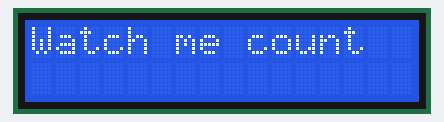
Recording of a sketch running on a simulated Arduino Uno, built with avr-gcc and run on an emulated ATmega328P. On the bench: 16×2 character LCD.

Above: at 0.1 s.
At 1.1 s:
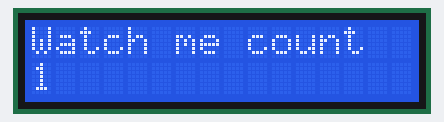
At 1.6 s:
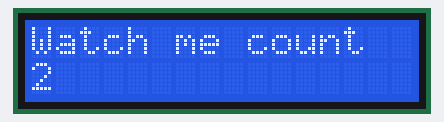
At 2.6 s:
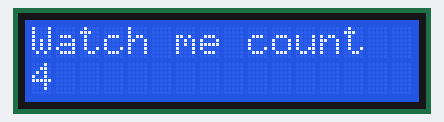
At 4.1 s:
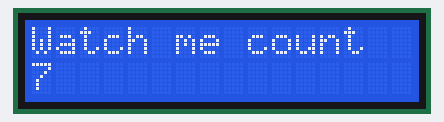
At 5.6 s:
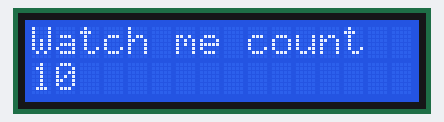

The sketch:

022LCD.ino
```cpp
#include <LiquidCrystal.h>

int rs = 7;
int en = 8;
int d4 = 9;
int d5 = 10;
int d6 = 11;
int d7 = 12;

LiquidCrystal lcd(rs,en,d4,d5,d6,d7);

void setup()
{
  lcd.begin(16,2);

}

void loop()
{
  lcd.setCursor(0,0);
  lcd.print("Watch me count");
  delay(1000);
  for(int j=1;j<=10;j++){
  	lcd.setCursor(0,1);
  	lcd.print(j);
  	delay(500);
  }
  lcd.clear();
}
```

Measured:
- by itself, everything shown: repeats every 6.0 s, in 12 steps
- what the display in image 1 shows lasts 0.5 s, from 1.1 s to 1.6 s
